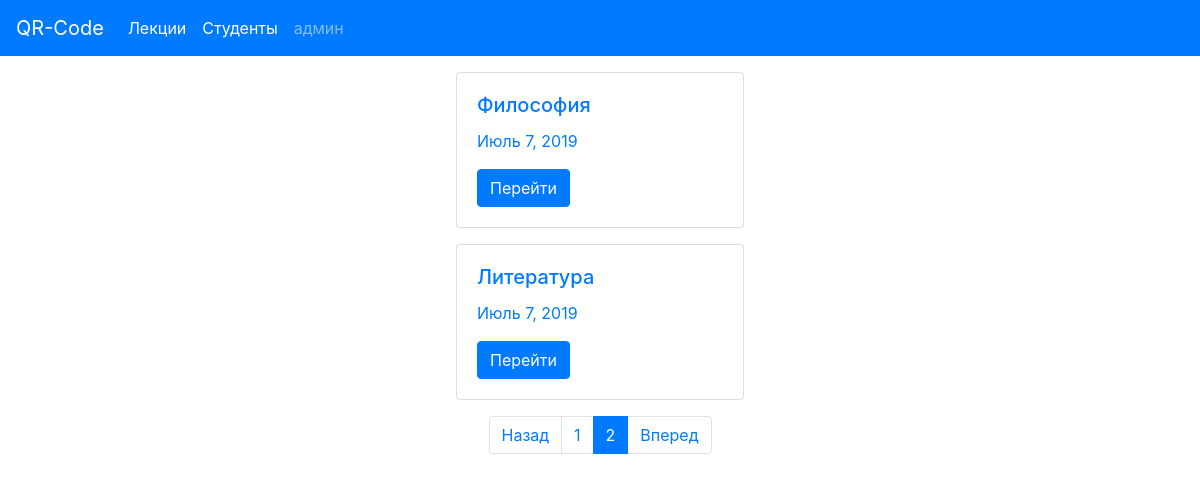
/lecture/?page=2, run on the app's committed database.
### testpages/models.py (models this page shows, shortened)
class Lecture(models.Model):
    title = models.CharField(max_length=50)
    date = models.DateField(auto_created=True)
    students_come = models.ManyToManyField('Student', blank=True,
                                           related_name='students',)
    group = models.ForeignKey(
        Group,
        on_delete=models.SET_NULL,
        null=True, blank=True
    )
    def group_admin(self):
        return '{}'.format(self.group)
    group_admin.short_description = 'Группа'
    def title_admin(self):
        return '{}'.format(self.title)
    title_admin.short_description = 'Лекция'
    def date_admin(self):
        return '{}'.format(self.date)
    date_admin.short_description = 'Дата'
    def stud_come(self):
        a = self.students_come.count()
        b = self.group.student_set.filter(active=True).values().count()
        return str(a) + ' из ' + str(b)
    stud_come.short_description = 'Студентов пришло'
    class Meta:
        verbose_name = 'Лекцию'
        verbose_name_plural = 'Лекции'
        ordering = ['-date']

### testpages/views.py (the view, shortened to what this page needs)
# urls.py: path('lecture/', LecturePage.as_view(), name='lecture_url'),
class LecturePage(View):
    def get(self, request):
        lectures = Lecture.objects.all()
        pagitanor = Paginator(lectures, 4)
        page_number = request.GET.get('page', 1)
        page = pagitanor.get_page(page_number)
        is_paginator = page.has_other_pages()
        if page.has_previous():
            prev_url = '?page={}'.format(page.previous_page_number())
        else:
            prev_url = ''
        if page.has_next():
            next_url = '?page={}'.format(page.next_page_number())
        else:
            next_url = ''
        context = {
            'lectures': page,
            'prev_url': prev_url,
            'next_url': next_url,
            'is_paginator': is_paginator
        }
        return render(request, 'testpages/lecture.html',
                      context=context)

### testpages/templates/testpages/lecture.html (shortened to what this page needs)
{% extends 'testpages/base_page.html' %}
{% load qr_code %}
{% block content %}
{% for lecture in lectures.object_list %}
{% include 'testpages/includes/card.html' %}
{% endfor %}
<p>{% if is_paginator %}
    <nav aria-label="">
        <ul class="pagination justify-content-center">
            <li class="page-item ">
                <a class="page-link" href="{{prev_url}}" tabindex="-1" aria-disabled="true">Назад</a>
            </li>
            {%for n in lectures.paginator.page_range%}
            {% if lectures.number == n%}
             <li class="page-item active" aria-current="page">
                <a class="page-link" href="?page={{n}}">{{n}} <span class="sr-only">(current)</span></a>
            </li>
            {% else%}
            <li class="page-item">
                <a class="page-link" href="?page={{n}}">{{n}}</a>
            </li>
            {%endif%}
            {%endfor%}
            <li class="page-item">
                <a class="page-link" href="{{next_url}}">Вперед</a>
            </li>
        </ul>
    </nav>
    {% endif %}</p>
{% endblock %}

### testpages/templates/testpages/includes/card.html (shortened to what this page needs)
<form action= "#" method="post">
                     <div class="card text-primary  mt-3 ml-auto mr-auto " style="width: 18rem;">
                      <div class="card-body">
                        <h5 class="card-title">{{lecture.title}}</h5>
                        <p class="card-text"> {{lecture.date}} </p>
                        <button class="btn btn-primary">Перейти</button>
                      </div>
                    </div>
                </form>

### data on the page
Lecture: title "Философия", date "Июль 7, 2019"
Lecture: title "Литература", date "Июль 7, 2019"

### other printed values
{{ n }} "1"
{{ n }} "2"
